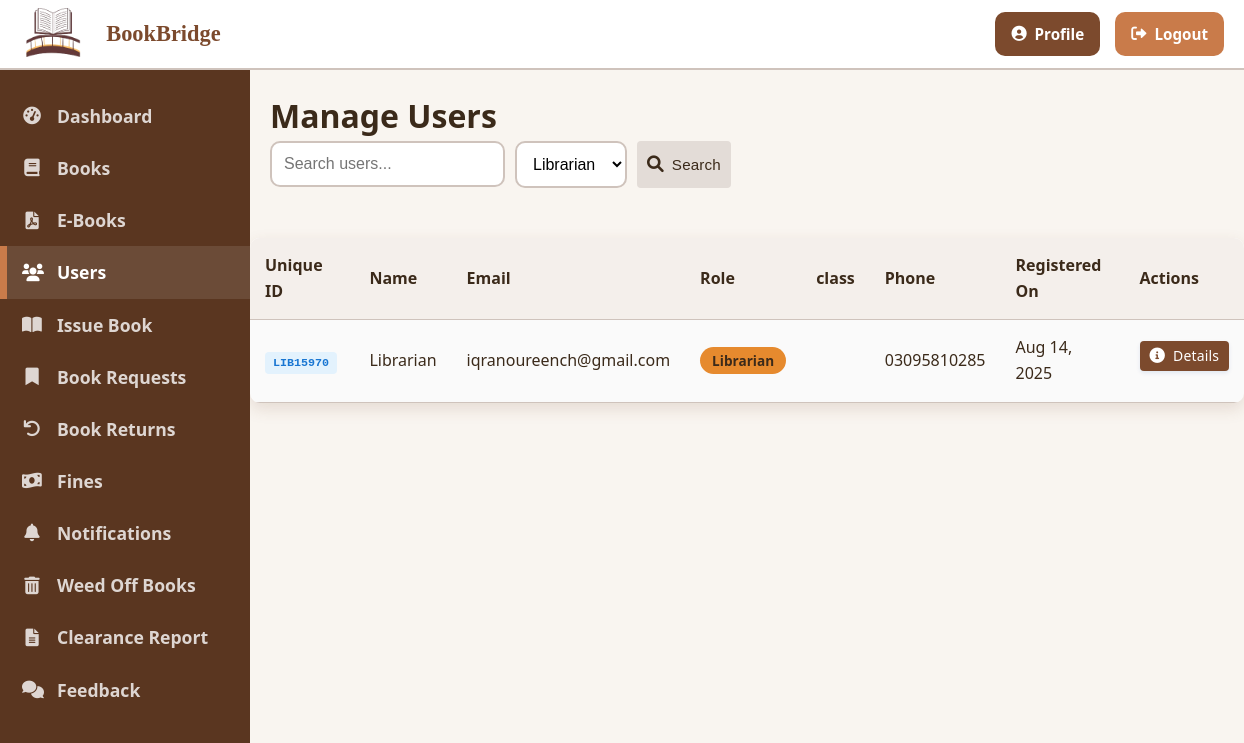
Page /librarian/users.php?role=librarian (signed in) on the earlier database version.
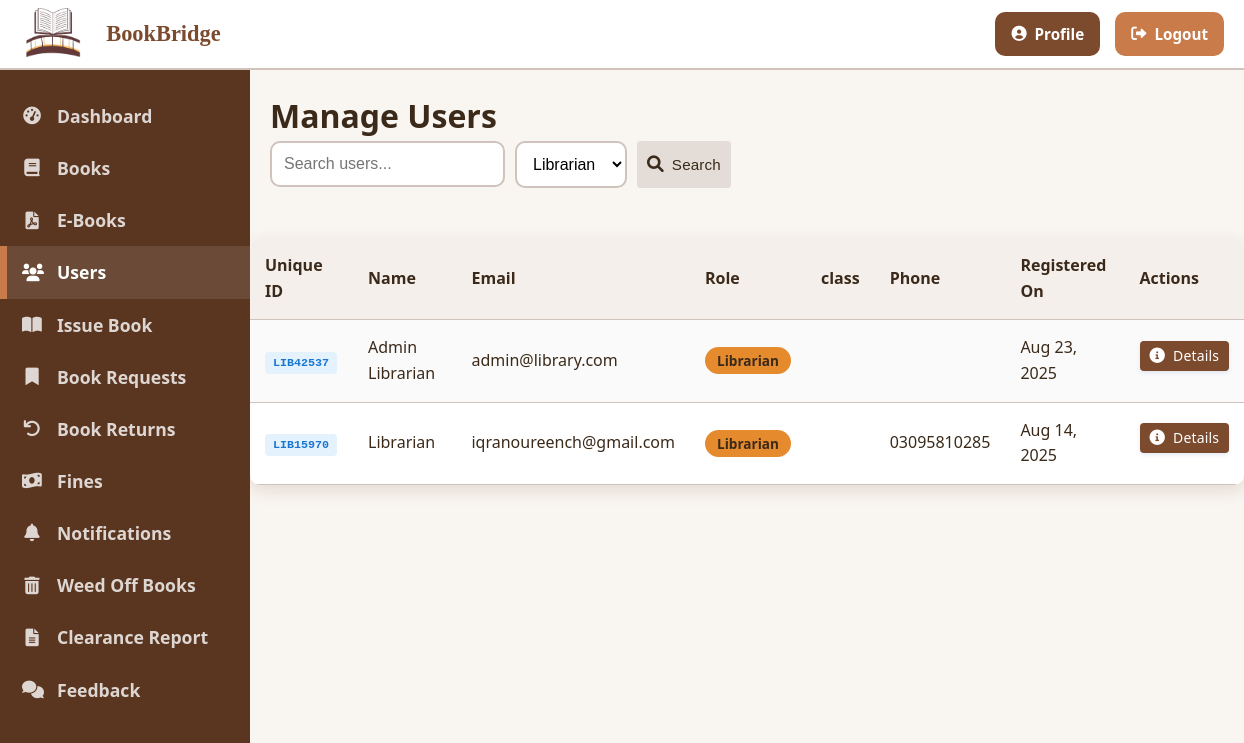
Same page on the later database version.
### tables this page shows
CREATE TABLE `users` (
  `id` int(11) NOT NULL,
  `unique_id` varchar(20) DEFAULT NULL,
  `name` varchar(100) NOT NULL,
  `email` varchar(100) NOT NULL,
  `password` varchar(255) NOT NULL,
  `role` enum('librarian','student','faculty') NOT NULL,
  `department` varchar(100) DEFAULT NULL,
  `phone` varchar(20) DEFAULT NULL,
  `address` text DEFAULT NULL,
  `created_at` timestamp NOT NULL DEFAULT current_timestamp(),
  `approval_status` varchar(20) DEFAULT 'pending',
  `approved_at` timestamp NULL DEFAULT NULL,
  `rejected_at` timestamp NULL DEFAULT NULL,
  `email_verified` tinyint(1) DEFAULT 0,
  `email_verification_token` varchar(255) DEFAULT NULL
);

### librarian/users.php (the view, shortened to what this page needs)
<?php
include_once '../includes/header.php';
$search = isset($_GET['search']) ? trim($_GET['search']) : '';
$role = isset($_GET['role']) ? trim($_GET['role']) : '';
$sql = "SELECT * FROM users WHERE 1=1";
$params = [];
$types = "";
if (!empty($role)) {
    $sql .= " AND role = ?";
    $params[] = $role;
    $types .= "s";
}
$sql .= " ORDER BY name";
$stmt = $conn->prepare($sql);
if (!empty($params)) {
    $stmt->bind_param($types, ...$params);
}
$stmt->execute();
$result = $stmt->get_result();
$users = [];
while ($row = $result->fetch_assoc()) {
    $users[] = $row;
}
?>
<h1 class="page-title">Manage Users</h1>
    <div class="d-flex">
        <form action="" method="GET" class="d-flex">
            <div class="form-group mr-2" style="margin-bottom: 0; margin-right: 10px;">
                <input type="text" name="search" placeholder="Search users..." class="form-control" value="<?php echo htmlspecialchars($search); ?>">
            </div>
            <div class="form-group mr-2" style="margin-bottom: 0; margin-right: 10px;">
                <select name="role" class="form-control">
                    <option value="librarian" <?php echo $role == 'librarian' ? 'selected' : ''; ?>>Librarian</option>
                </select>
            </div>
            <button type="submit" class="btn btn-secondary">
                <i class="fas fa-search"></i> Search
            </button>
        </form>
    </div>
</div>
<div class="table-container" style="margin-top:30px";>
    <table class="table table-striped">
        <thead>
            <tr>
                <th>Unique ID</th>
                <th>Name</th>
                <th>Email</th>
                <th>Role</th>
                <th>class</th>
                <th>Phone</th>
                <th>Registered On</th>
                <th>Actions</th>
            </tr>
        </thead>
        <tbody>
            <?php if (count($users) > 0): ?>
                <?php foreach ($users as $user): ?>
                    <tr>
                        <td>
                            <span class="unique-id-badge"><?php echo htmlspecialchars($user['unique_id']); ?></span>
                        </td>
                        <td><?php echo htmlspecialchars($user['name']); ?></td>
                        <td><?php echo htmlspecialchars($user['email']); ?></td>
                        <td>
                            <?php
                            switch ($user['role']) {
                                case 'librarian':
                                    echo '<span class="badge badge-warning">Librarian</span>';
                                    break;
                            }
                            ?>
                        </td>
                        <td><?php echo htmlspecialchars($user['class']); ?></td>
                        <td><?php echo htmlspecialchars($user['phone']); ?></td>
                        <td><?php echo date('M d, Y', strtotime($user['created_at'])); ?></td>
                        <td>
                            <a href="user_details.php?id=<?php echo $user['id']; ?>" style="margin-bottom:10px"; class="btn btn-sm btn-primary">
                                <i class="fas fa-info-circle"></i> Details
                            </a>
                        </td>
                    </tr>
                <?php endforeach; ?>
            <?php else: ?>
                <tr>
                    <td colspan="8" class="text-center">No users found.</td>
                </tr>
            <?php endif; ?>
        </tbody>
    </table>
</div>
<?php
include_once '../includes/footer.php';
?>

Differences in the rows shown:
added users: unique "LIB42537", name "Admin Librarian", email "admin@library.com", role "Librarian", created_at "Aug 23, 2025"
